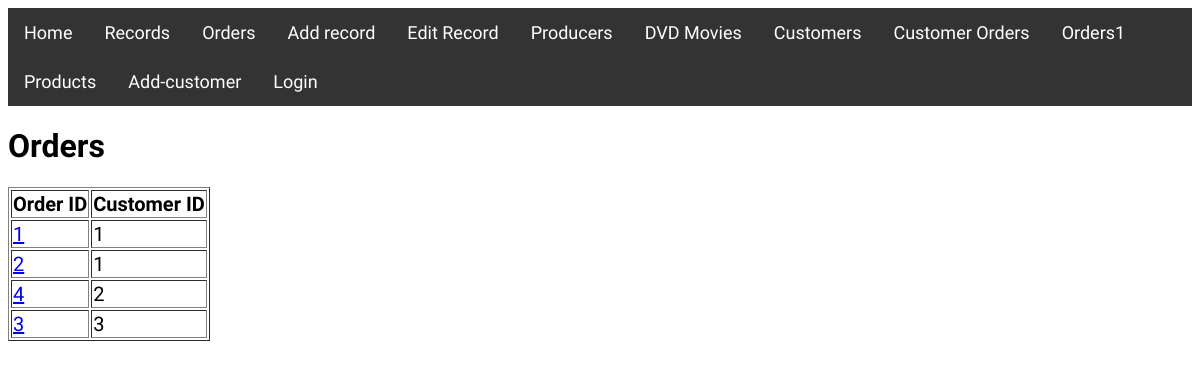
/?page=orders, run on the app's committed database.
### tables this page shows
CREATE TABLE transaction (
	id INT AUTO_INCREMENT,
	customer_id INT NOT NULL,
	delivery_method INT,
	dt_date DATETIME,
	PRIMARY KEY (id),
FOREIGN KEY (customer_id)
		REFERENCES customer(id)
);

### views/orders.php (the view, shortened to what this page needs)
<?php
$content = "<h1>Orders</h1>";
$sql = "SELECT id, customer_id FROM transaction
	ORDER BY customer_id";
$result = mysqli_query($link, $sql);
if ($result === false)
{
    echo mysqli_error($link);
} else {
	$num_rows = mysqli_num_rows($result);
	if ($num_rows > 0)
	{
	    	$content .= "<table border='1'>";
	    	$content .= "<thead><tr><th>Order ID</th><th>Customer ID</th></tr></thead>";
	    	$content .= "<tbody>";
	    	while ($row = mysqli_fetch_assoc($result)) {
			$content .= "<tr>";
			$content .= "<td><a href=\"?page=order&order_id=".$row['id']."\">".$row['id']."</a></td>";
			$content .= "<td>".$row['customer_id']."</td>";
			$content .= "</tr>";
		}
		$content .= "</tbody></table>";
	} else {
		$content .= "<p>There are no orders to display.</p>";
	}
}
echo $content;
?>

### data on the page
transaction: id "1", customer "1"
transaction: id "2", customer "1"
transaction: id "4", customer "2"
transaction: id "3", customer "3"
